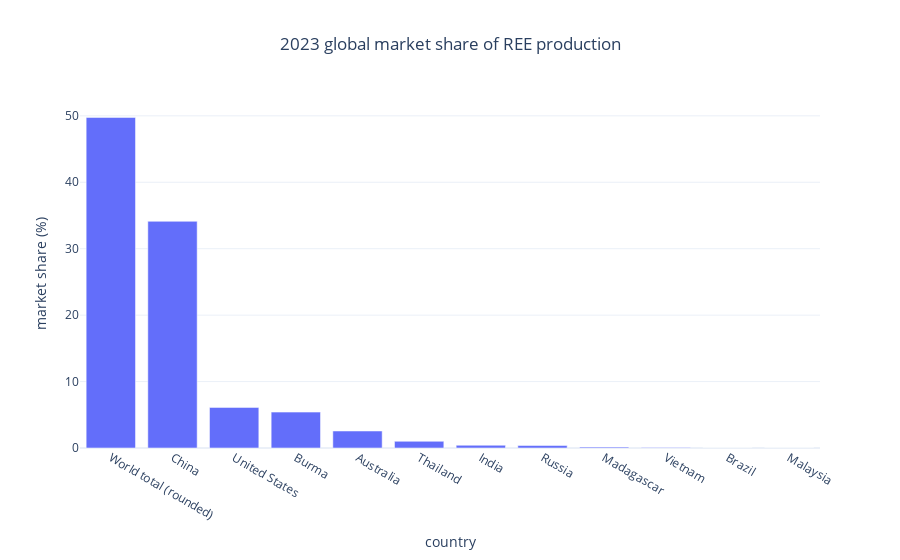

Write notebook code for a chart like this one.
### Code cell
# Data visualization of market share
# filter enries below 0%
# Save the market share to a CSV file
df_plot = df_mkt_share[df_mkt_share['market share (%)']>0]
fig = px.bar(df_plot, x='country',
             y='market share (%)', 
              title='2023 global market share of REE production', 
                labels={'market share (%)':'market share (%)', 'country':'country'}, 
                  hover_data={'prod_t_est_2023':True, 'country':True, 'market share (%)': ':.2f'}
            )

fig.update_layout(title_x=0.5)

fig.write_image('REE_prod_market_share.PNG', width=1000, height=600, scale=2)
fig.show()

df_mkt_share.to_csv('REE_market_share.CSV', index=False)

### Figure 1 — Plotly figure (JSON) as saved in the notebook; plotly's stock layout.template omitted (floating-point values rounded to 4 significant figures)
{"data": [{"customdata": [[350000.0], [240000.0], [43000.0], [38000.0], [18000.0], [7100.0], [2900.0], [2600.0], [960.0], [600.0], [80.0], [80.0]], "hovertemplate": "country=%{x}<br>market share (%)=%{y:.2f}<br>prod_t_est_2023=%{customdata[0]}<extra></extra>", "legendgroup": "", "marker": {"color": "#636efa", "pattern": {"shape": ""}}, "name": "", "orientation": "v", "showlegend": false, "textposition": "auto", "type": "bar", "x": ["World total (rounded)", "China", "United States", "Burma", "Australia", "Thailand", "India", "Russia", "Madagascar", "Vietnam", "Brazil", "Malaysia"], "xaxis": "x", "y": [49.76, 34.12, 6.114, 5.403, 2.559, 1.009, 0.4123, 0.3697, 0.1365, 0.08531, 0.01137, 0.01137], "yaxis": "y"}], "layout": {"barmode": "relative", "legend": {"tracegroupgap": 0}, "title": {"text": "2023 global market share of REE production", "x": 0.5}, "xaxis": {"anchor": "y", "domain": [0, 1], "title": {"text": "country"}}, "yaxis": {"anchor": "x", "domain": [0, 1], "title": {"text": "market share (%)"}}}}
